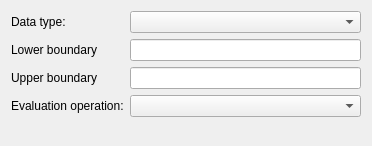
<?xml version="1.0" encoding="UTF-8"?>
<ui version="4.0">
 <class>RangeEvaluatorCreatorWidget</class>
 <widget class="QWidget" name="RangeEvaluatorCreatorWidget">
  <property name="geometry">
   <rect>
    <x>0</x>
    <y>0</y>
    <width>372</width>
    <height>146</height>
   </rect>
  </property>
  <property name="sizePolicy">
   <sizepolicy hsizetype="Preferred" vsizetype="Fixed">
    <horstretch>0</horstretch>
    <verstretch>0</verstretch>
   </sizepolicy>
  </property>
  <property name="windowTitle">
   <string>Form</string>
  </property>
  <layout class="QFormLayout" name="formLayout">
   <item row="0" column="0">
    <widget class="QLabel" name="DataTypeLabel">
     <property name="text">
      <string>Data type:</string>
     </property>
    </widget>
   </item>
   <item row="0" column="1">
    <widget class="QComboBox" name="DataTypeComboBox"/>
   </item>
   <item row="4" column="1">
    <widget class="QComboBox" name="EvalOpComboBox"/>
   </item>
   <item row="4" column="0">
    <widget class="QLabel" name="EvalOpLabel">
     <property name="text">
      <string>Evaluation operation:</string>
     </property>
    </widget>
   </item>
   <item row="2" column="0">
    <widget class="QLabel" name="LowerBoundaryValueLabel">
     <property name="text">
      <string>Lower boundary</string>
     </property>
    </widget>
   </item>
   <item row="2" column="1">
    <widget class="QLineEdit" name="LowerBoundaryValueLineEdit"/>
   </item>
   <item row="3" column="0">
    <widget class="QLabel" name="UpperBoundaryLabel">
     <property name="text">
      <string>Upper boundary</string>
     </property>
    </widget>
   </item>
   <item row="3" column="1">
    <widget class="QLineEdit" name="UpperBoundaryValueLineEdit"/>
   </item>
  </layout>
 </widget>
 <resources/>
 <connections/>
</ui>
